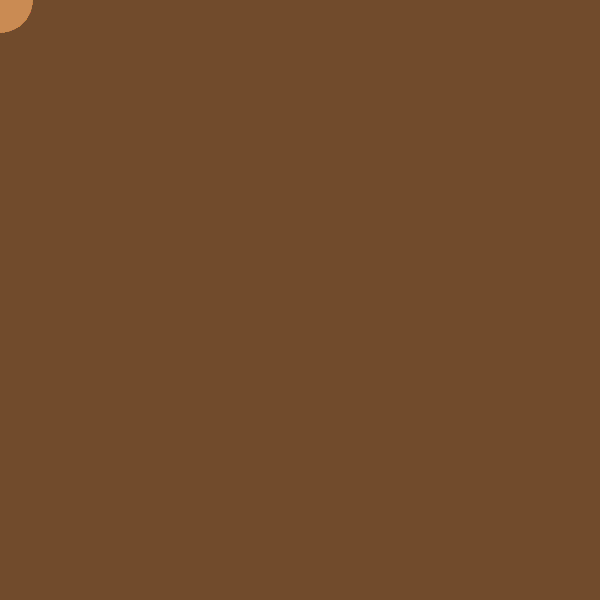
Frame 1 (no input)
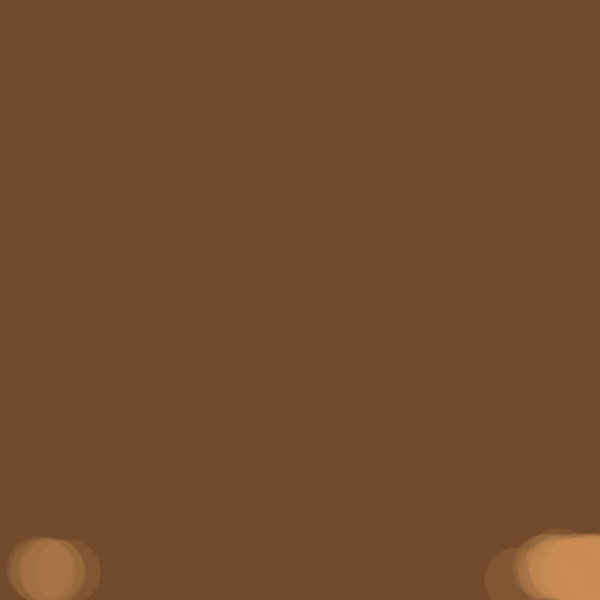
Frame 60 (the mouse pressed at the canvas centre just before this capture)
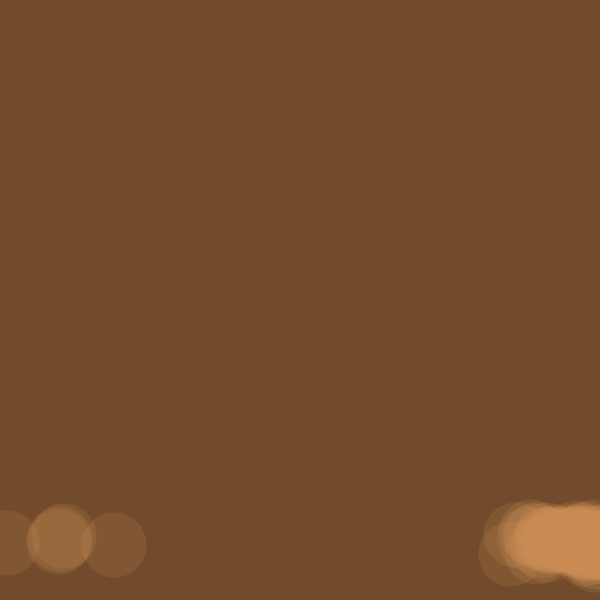
Frame 120 (the mouse held since frame 60 and released just before this capture)

The Processing sketch that drew these frames (run headless with seeded random() and noise(); from frame 60 on, the mouse is pressed at the canvas centre):

// Processing sketch: Space
// ── Space.pde
//Declare your variables here
// so try declaring one Particle first, then instantiate it in setup, and use move and show in draw()
Bubble[] normalBubbles;

void setup() {
  size(600, 600);
  background(#714B2C);
  noStroke();
  normalBubbles = new Bubble[100];
  for (int i = 0; i < normalBubbles.length; i++) {

    int x = (int)(width * Math.random() + 1);
    int y = 600;
    normalBubbles[i] = new Bubble(x, y);
  }
} //end of setup


void draw() {
  background(#714B2C);
  for (int i = 0; i < normalBubbles.length; i++) {
    normalBubbles[i].show();
    normalBubbles[i].move();
    
  }
} //end of draw

// ── Jumbo.pde
class Jumbo {
  float x_pos;
  float y_pos;

  public Jumbo(float x, float y) {

    x_pos = x ;
    y_pos = y ;
  }

  void show() {
       pushMatrix();
    translate(x_pos, y_pos);
    fill(#CE8B53, 65);
    ellipse(0, 0, 110, 110);
    popMatrix();
    
     pushMatrix();
     translate(x_pos,y_pos);
     fill(#F2B769,100);
     ellipse(10,-19,45,45);
     popMatrix();
  }

   void move() {
    y_pos = y_pos - (int)(2 * Math.random());
    x_pos = x_pos + (int)(5 * Math.random());
    x_pos = x_pos - (int)(5 * Math.random());
    if (y_pos < 0) {
      y_pos = height;
    }

    if (x_pos < 0) {
      x_pos = width;
    } else if (x_pos > width) {
      x_pos = 0;
    }
  }
}

// ── Normal.pde
class Bubble {
  int x_pos;
  int y_pos;

  public Bubble(float x, float y) {
    x = x_pos;
    y = y_pos;
  }

  void show() {
    pushMatrix();
    translate(x_pos, y_pos);
    fill(#CE8B53, 45);
    ellipse(0, 0, 65, 65);
    popMatrix();
  }

  void move() {
    y_pos = y_pos - (int)(2 * Math.random());
    x_pos = x_pos + (int)(10 * Math.random());
    x_pos = x_pos - (int)(10 * Math.random());
    if (y_pos < 0) {
      y_pos = height;
    }

    if (x_pos < 0) {
      x_pos = width;
    }
  }
}

// ── Oddball.pde
class Icecube {
  float x_pos;
  float y_pos;

  public Icecube(float x, float y) {
    x_pos = x;
    y_pos = y;
  }

  void show() {
    pushMatrix();
    translate(x_pos, y_pos);
    fill(#CFF0FC, 62);
    rect(0, 0, 120, 120, 7);
    stroke(#C9D4D8);
    strokeWeight(15);
    line(30, 20, 95, 20);
    line(95, 20, 95, 75);

    popMatrix();
  }

  void move() {
    y_pos = y_pos - (int)(4.5 * Math.random());
    x_pos = x_pos + (int)(17 * Math.random());
    x_pos = x_pos - (int)(17 * Math.random());
    if (y_pos < 0) {
      y_pos = height;
    }

    if (x_pos < 0) {
      x_pos = width;
    } else if (x_pos > width) {
      x_pos = 0;
    }
  }
}
